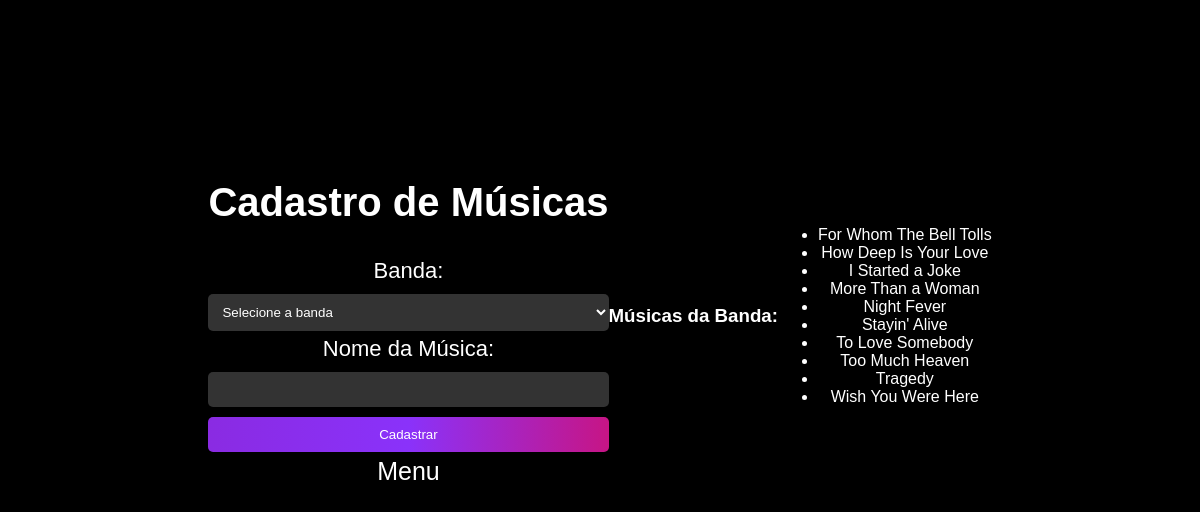
/registro_musicas.php?banda_id=1, run on the app's committed database.
### tables this page shows
CREATE TABLE musicas (
    id INT AUTO_INCREMENT PRIMARY KEY,
    nome VARCHAR(255) NOT NULL,
    banda_id INT NOT NULL,
    FOREIGN KEY (banda_id) REFERENCES bandas(id)
);

### registro_musicas.php (the view, shortened to what this page needs)
<?php
$valido = false;
try {
    $connection = new PDO("mysql:host=localhost;dbname=POP_BD", "root", "");
    $connection->exec("set names utf8");
} catch (PDOException $e) {
    echo "Falha: " . $e->getMessage();
    exit();
}
?>
<!DOCTYPE html>
<html lang="pt-br">
<head>
</head>
<body>
<div class="stars"></div>
    <?php
    if ($valido == true) {
        echo "<p>Música cadastrada com sucesso!</p>";
        echo "<p><a href='musicas.php'>Visualizar bandas cadastradas</a></p>";
    } else {
        ?>
        <form method="POST" action="?validar=true">
            <h2>Cadastro de Músicas</h2>
            <label for="banda_id">Banda:</label>
            <select name="banda_id" id="banda_id">
                <option value="">Selecione a banda</option>
            </select>
            <br>
            <label for="nome">Nome da Música:</label>
            <input type="text" name="nome" id="nome"
                   value="<?php if (isset($_POST["nome"])) {
                       echo $_POST["nome"];
                   } ?>">
            <br>
            <input type="submit" value="Cadastrar"><br>
            <a href="Menu.html">Menu</a>
        </form>
        <?php if (isset($_GET["banda_id"]) && !empty($_GET["banda_id"])) { ?>
            <h3>Músicas da Banda:</h3>
            <ul>
                <?php
                $sql = "SELECT id, nome FROM musicas WHERE banda_id = ? ORDER BY nome";
                $stmt = $connection->prepare($sql);
                $stmt->bindParam(1, $_GET["banda_id"]);
                $stmt->execute();
                $musicas = $stmt->fetchAll(PDO::FETCH_ASSOC);
                foreach ($musicas as $musica) { ?>
                    <li><?php echo $musica["nome"]; ?></li>
                <?php } ?>
            </ul>
        <?php } ?>
    <?php
    }
    ?>
</body>
</html>

### registro_musicas.php (style rules this page uses)
body { background-color: #000; color: #fff; font-family: sans-serif; display: flex; justify-content: center; align-items: center; min-height: 100vh; text-align: center; margin-top: -7%; }
input[type="submit"] { background-image: linear-gradient(to right, rgb(138, 43, 226), rgb(138, 50, 250), rgb(199, 21, 133)); cursor: pointer; }
label { font-size: 22px; }
h2 { color: white; font-size: 40px; }
a { text-decoration: none; color:white; font-size: 25px; }
input[type="text"], input[type="submit"], select { padding: 10px; margin: 5px 0; border: none; border-radius: 5px; background-color: #333; color: #fff; width: 100%; box-sizing: border-box; }
label { display: block; margin-bottom: 5px; }
.stars { position: fixed; top: 0; left: 0; width: 100%; height: 100%; pointer-events: none; z-index: -1; }

### data on the page
musicas: nome "For Whom The Bell Tolls"
musicas: nome "How Deep Is Your Love"
musicas: nome "I Started a Joke"
musicas: nome "More Than a Woman"
musicas: nome "Night Fever"
musicas: nome "Stayin' Alive"
musicas: nome "To Love Somebody"
musicas: nome "Too Much Heaven"
musicas: nome "Tragedy"
musicas: nome "Wish You Were Here"
